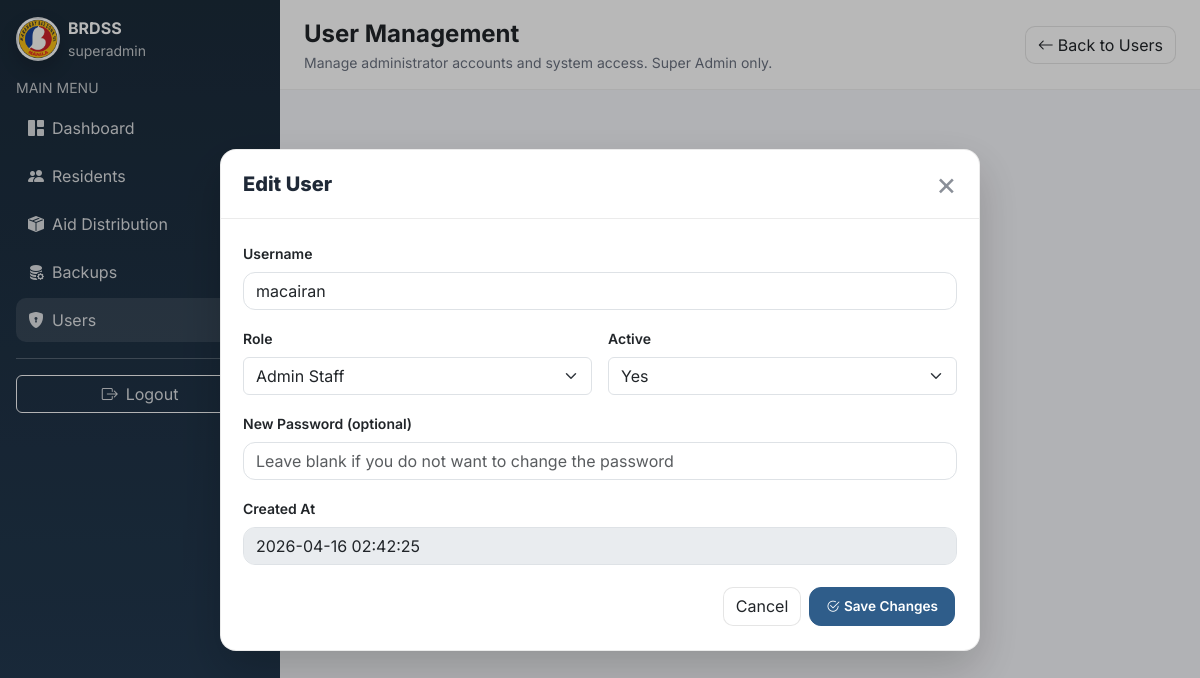
/users/edit_user.php?id=3 (signed in), run on the app's committed database.
### tables this page shows
CREATE TABLE `users` (
  `user_id` int(11) NOT NULL AUTO_INCREMENT,
  `username` varchar(50) NOT NULL,
  `password_hash` varchar(255) NOT NULL,
  `full_name` varchar(120) DEFAULT NULL,
  `role` enum('super_admin','admin_staff') NOT NULL DEFAULT 'admin_staff',
  `is_active` tinyint(1) NOT NULL DEFAULT 1,
  `last_login` datetime DEFAULT NULL,
  `locked_until` datetime DEFAULT NULL,
  `created_at` timestamp NOT NULL DEFAULT current_timestamp(),
  `updated_at` timestamp NULL DEFAULT NULL ON UPDATE current_timestamp(),
  PRIMARY KEY (`user_id`),
  UNIQUE KEY `username` (`username`)
);

### users/edit_user.php (the view, shortened to what this page needs)
<?php
require_once "../config/db.php";
function h(mixed $s): string { return htmlspecialchars((string)$s, ENT_QUOTES, "UTF-8"); }
$username = $_SESSION["username"] ?? "User";
$dash     = "../dashboard/super.php";
$userId = isset($_GET["id"]) ? (int)$_GET["id"] : 0;
$stmt = $conn->prepare("
  SELECT user_id, username, role, is_active, created_at
  FROM users
  WHERE user_id = ?
  LIMIT 1
");
$stmt->bind_param("i", $userId);
$stmt->execute();
$res = $stmt->get_result();
$user = $res->fetch_assoc();
$isProtectedSuperAdmin = ($user["role"] === "super_admin" && $user["username"] === "superadmin");
?>
<!doctype html>
<html lang="en">
<head>
  <link href="https://cdn.jsdelivr.net/npm/bootstrap@5.3.3/dist/css/bootstrap.min.css" rel="stylesheet">
  <link href="https://cdn.jsdelivr.net/npm/bootstrap-icons@1.11.3/font/bootstrap-icons.min.css" rel="stylesheet">
  <link href="../assets/css/style.css" rel="stylesheet">
</head>
<body>
<div class="layout">
  <aside class="side p-3">
    <div class="d-flex align-items-center gap-2 mb-3">
      <div class="brdss-logo"></div>
      <div>
        <div class="fw-bold">BRDSS</div>
        <div class="small opacity-75"><?= h($username) ?></div>
      </div>
    </div>
    <div class="small opacity-75 mb-2">MAIN MENU</div>
    <nav class="nav flex-column gap-1">
      <a class="nav-link" href="<?= h($dash) ?>"><i class="bi bi-grid-1x2-fill me-2"></i>Dashboard</a>
      <a class="nav-link" href="../residents/index.php"><i class="bi bi-people-fill me-2"></i>Residents</a>
      <a class="nav-link" href="../aid/index.php"><i class="bi bi-box-seam-fill me-2"></i>Aid Distribution</a>
      <a class="nav-link" href="../backups/index.php"><i class="bi bi-database-fill-gear me-2"></i>Backups</a>
      <a class="nav-link active" href="index.php"><i class="bi bi-shield-lock-fill me-2"></i>Users</a>
    </nav>
    <hr class="border-light opacity-25 my-3">
    <a class="btn btn-outline-light w-100" href="../auth/logout.php">
      <i class="bi bi-box-arrow-right me-2"></i>Logout
    </a>
  </aside>
  <main class="content">
    <div class="topbar px-4 py-3 d-flex align-items-center justify-content-between">
      <div>
        <div class="fw-bold fs-4">User Management</div>
        <div class="small muted">Manage administrator accounts and system access. Super Admin only.</div>
      </div>
      <div>
        <a class="btn btn-soft" href="index.php">
          <i class="bi bi-arrow-left me-1"></i>Back to Users
        </a>
      </div>
    </div>
    <div class="overlay-wrap">
      <div class="floating-card">
        <div class="floating-header">
          <h5 class="floating-title">Edit User</h5>
          <a href="index.php" class="floating-close" aria-label="Close">&times;</a>
        </div>
        <form method="post" action="">
          <div class="floating-body">
            <div class="row g-3">
              <div class="col-12">
                <label class="form-label small fw-semibold">Username</label>
                <input
                  type="text"
                  name="username"
                  class="form-control"
                  required
                  value="<?= h($user["username"]) ?>"
                >
              </div>
              <div class="col-12 col-md-6">
                <label class="form-label small fw-semibold">Role</label>
                <select
                  name="role"
                  class="form-select"
                  <?= $isProtectedSuperAdmin ? "disabled" : "" ?>
                  required
                >
                  <option value="admin_staff" <?= $user["role"] === "admin_staff" ? "selected" : "" ?>>Admin Staff</option>
                </select>
              </div>
              <div class="col-12 col-md-6">
                <label class="form-label small fw-semibold">Active</label>
                <select
                  name="is_active_select"
                  class="form-select"
                  onchange="document.getElementById('is_active_hidden').value = this.value"
                  <?= $isProtectedSuperAdmin ? "disabled" : "" ?>
                >
                  <option value="1" <?= (int)$user["is_active"] === 1 ? "selected" : "" ?>>Yes</option>
                </select>
              </div>
              <div class="col-12">
                <label class="form-label small fw-semibold">New Password (optional)</label>
                <input
                  type="password"
                  name="new_password"
                  class="form-control"
                  placeholder="Leave blank if you do not want to change the password"
                >
              </div>
              <div class="col-12">
                <label class="form-label small fw-semibold">Created At</label>
                <input
                  type="text"
                  class="form-control"
                  value="<?= h($user["created_at"] ?? "") ?>"
                  disabled
                >
              </div>
            </div>
          </div>
          <div class="px-4 pb-4 d-flex justify-content-end gap-2">
            <a href="index.php" class="btn btn-soft">Cancel</a>
            <button type="submit" class="btn brdss-btn">
              <i class="bi bi-check2-circle me-1"></i>Save Changes
            </button>
          </div>
        </form>
      </div>
    </div>
  </main>
</div>
</body>
</html>

### assets/css/style.css (style rules this page uses)
:root { --brdss-dark: #243B53; --brdss-dark-2:#1B2B3A; --brdss-accent:#2F5D8A; }
body { font-family: 'Inter', 'Segoe UI', system-ui, sans-serif; }
.brdss-logo { width: 44px; height: 44px; border-radius: 999px; background: url('../brgylogo.jpg') center/cover no-repeat; box-shadow: 0 8px 18px rgba(0,0,0,.18); border: 2px solid rgba(255,255,255,.85); flex-shrink: 0; }
.brdss-btn { background-color: var(--brdss-accent) !important; color: #fff !important; border: 1px solid var(--brdss-accent) !important; border-radius: 12px; padding: 8px 16px; font-weight: 600; font-size: .85rem; }
.form-control { border-radius: 12px; }

### users/edit_user.php (style rules this page uses)
.layout { display:flex; height:100vh; }
.side { width: 280px; background: linear-gradient(180deg, #1B2B3A 0%, #243B53 100%); color:#fff; position: sticky; top:0; height:100vh; overflow-y:auto; }
.side a { color: rgba(255,255,255,.85); text-decoration:none; }
.side .nav-link { border-radius:10px; padding:10px 12px; }
.side .nav-link.active, .side .nav-link:hover { background: rgba(255,255,255,.10); }
.content { flex:1; height:100vh; overflow-y:auto; background:#f6f7fb; position:relative; }
.topbar { background:#fff; border-bottom: 1px solid rgba(0,0,0,.06); position: sticky; top: 0; z-index: 5; }
.btn-soft { border-radius:10px; border:1px solid rgba(0,0,0,.10); background:#fff; }
.overlay-wrap { position: fixed; inset: 0; background: rgba(0,0,0,.28); display:flex; align-items:center; justify-content:center; z-index: 1050; padding: 20px; }
.floating-card { width: 100%; max-width: 760px; background:#fff; border-radius: 16px; box-shadow: 0 18px 45px rgba(0,0,0,.18); overflow:hidden; border: 1px solid rgba(0,0,0,.08); }
.floating-header { display:flex; align-items:center; justify-content:space-between; padding: 18px 22px; border-bottom: 1px solid rgba(0,0,0,.08); }
.floating-title { font-size: 1.25rem; font-weight: 800; color:#1f2937; margin:0; }
.floating-body { padding: 22px; }
.floating-close { border:0; background:transparent; font-size: 2rem; line-height:1; color:#8a8f98; text-decoration:none; }
.muted { color:#6b7280; }

### data on the page
users: username "macairan", role "Admin Staff", is_active_select "Yes", created_at "2026-04-16 02:42:25"

### other printed values
$username "superadmin"
